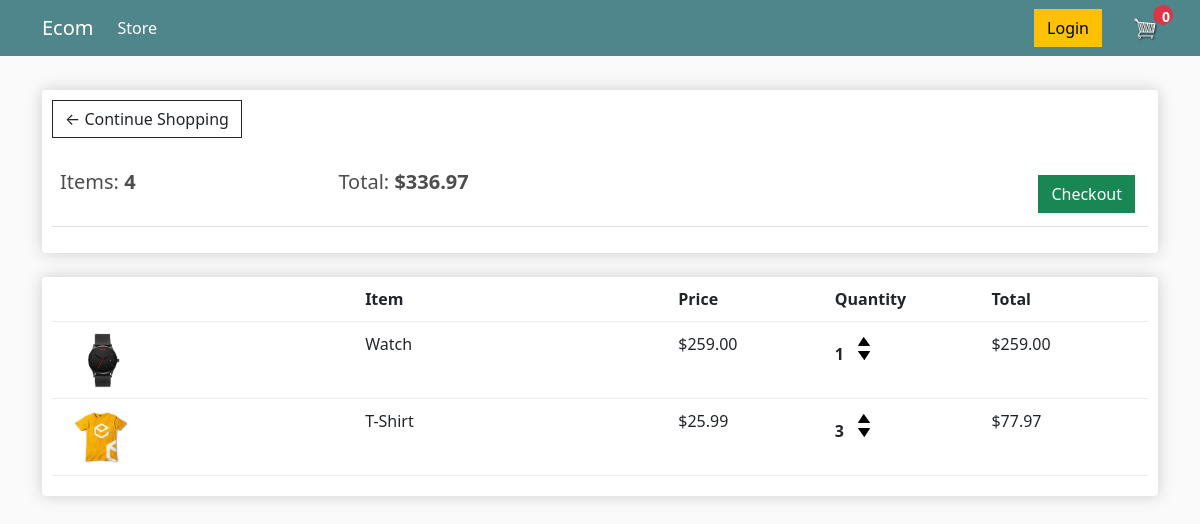
The page /cart/ (signed in) on the database as committed earlier.
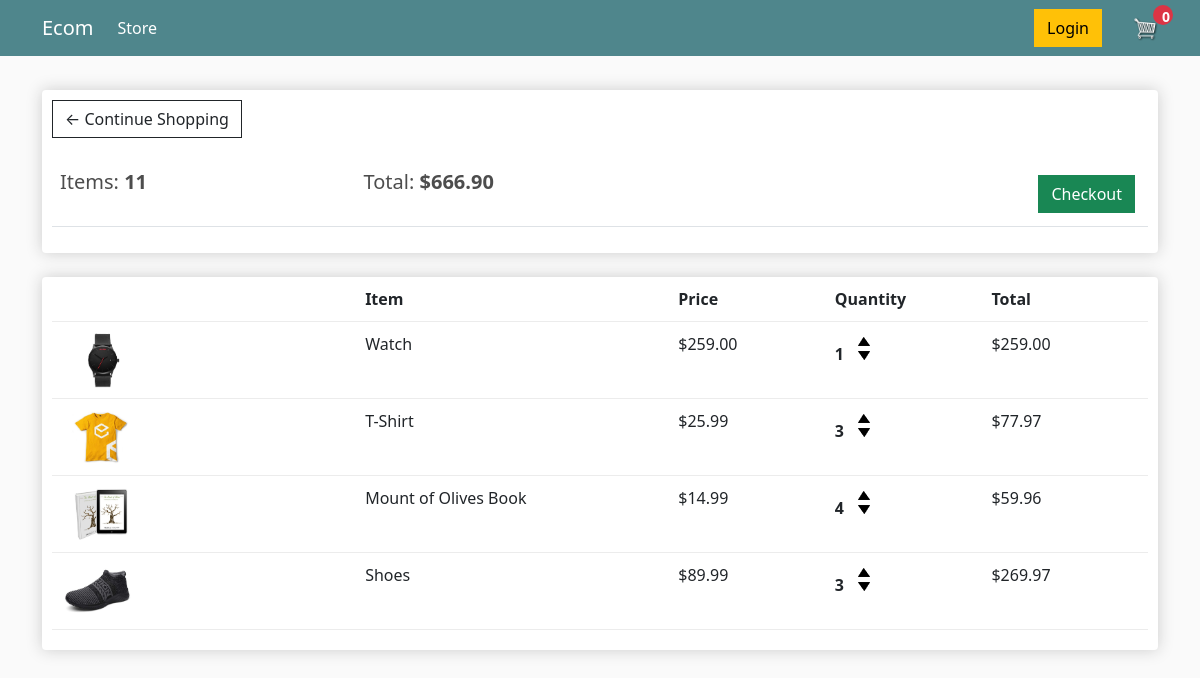
The same page on the database as committed later.
### store/models.py (models this page shows, shortened)
class Order(models.Model):
	customer = models.ForeignKey(Customer, on_delete=models.SET_NULL, null=True, blank=True)
	date_ordered = models.DateTimeField(auto_now_add=True)
	complete = models.BooleanField(default=False)
	transaction_id = models.CharField(max_length=100, null=True)
	@property
	def get_cart_total(self):
		orderitems = self.orderitem_set.all()
		total = sum([item.get_total for item in orderitems])
		return total
	@property
	def get_cart_items(self):
		orderitems = self.orderitem_set.all()
		total = sum([item.quantity for item in orderitems])
		return total

class OrderItem(models.Model):
	product = models.ForeignKey(Product, on_delete=models.SET_NULL, null=True)
	order = models.ForeignKey(Order, on_delete=models.SET_NULL, null=True)
	quantity = models.IntegerField(default=0, null=True, blank=True)
	date_added = models.DateTimeField(auto_now_add=True)
	@property
	def get_total(self):
		total = self.product.price * self.quantity
		return total

class Product(models.Model):
    name = models.CharField(max_length=200)
    price = models.FloatField()
    digital = models.BooleanField(default=False, null=True, blank=True)
    image = models.ImageField(null=True, blank=True)
    @property
    def imageURL(self):
        try:
            url = self.image.url
        except:
            url = ''
        return url

### store/views.py (the view)
# urls.py: path('cart/',views.cart ,name='cart' ),
def cart(request):
	if request.user.is_authenticated:
		customer = request.user.customer
		order, created = Order.objects.get_or_create(customer=customer, complete=False)
		items = order.orderitem_set.all()
	else:
		items = []
		order = {'get_cart_total':0, 'get_cart_items':0}
	context = {'items':items, 'order':order}
	return render(request, 'store/cart.html', context)

### store/templates/store/cart.html
{% extends 'store/main.html' %}
{% load static %}
{% block content %}
<div class="row">
    <div class="col-lg-12">
        <div class="box-element">
            <a class="btn btn-outline-dark" href="{% url 'store' %}">&#x2190; Continue Shopping</a>
            <br>
            <br>
            <table class="table">
                <tr>
                    <th>
                            <h5>Items: <strong>{{order.get_cart_items}}</strong></h5>
                    </th>
                    <th>
                        <h5>Total:<strong> ${{order.get_cart_total|floatformat:2}}</strong></h5>
                    </th>
                    <th>
                        <a style="float:right; margin:5px;" class="btn btn-success"
                            href="{% url 'checkout' %}">Checkout</a>
                    </th>
                </tr>
            </table>
        </div>
        <br>
<div class="box-element">
    <div class="cart-row">
        <div style="flex:2"></div>
        <div style="flex:2"><strong>Item</strong></div>
        <div style="flex:1"><strong>Price</strong></div>
        <div style="flex:1"><strong>Quantity</strong></div>
        <div style="flex:1"><strong>Total</strong></div>
    </div>
    {% for item in items %}
    <div class="cart-row">
        <div style="flex:2"><img class="row-image" src="{{item.product.imageURL}}"></div>
        <div style="flex:2">
            <p>{{ item.product.name }}</p>
        </div>
        <div style="flex:1">
            <p>${{ item.product.price|floatformat:2 }}</p>
        </div>
        <div style="flex:1">
            <p class="quantity">{{ item.quantity }}</p>
            <div class="quantity">
                <img class="chg-quantity" src="{% static  'images/arrow-up.png' %}">
                <img class="chg-quantity" src="{% static  'images/arrow-down.png' %}">
            </div>
        </div>
        <div style="flex:1">
            <p>${{item.get_total|floatformat:2}}</p>
        </div>
    </div>
    {% endfor %}
</div>
{% endblock content %}

### store/templates/store/main.html (shortened to what this page needs)
<!DOCTYPE html>
{% load static %}
<html lang="en">
<head>
    <link rel="stylesheet" href="https://cdn.jsdelivr.net/npm/bootstrap@5.3.0/dist/css/bootstrap.min.css">
    <link rel="stylesheet" type="text/css" href="{% static 'css/main.css' %}">
</head>
<body>
    <nav class="navbar navbar-expand-lg navbar-dark bg-dark">
        <div class="container">
            <a class="navbar-brand" href="{% url 'store' %}">Ecom</a>
            <div class="collapse navbar-collapse" id="navbarSupportedContent">
                <ul class="navbar-nav me-auto">
                    <li class="nav-item">
                        <a class="nav-link active" href="{% url 'store' %}">Store</a>
                    </li>
                </ul>
                <div class="d-flex align-items-center">
                    <a href="#" class="btn btn-warning me-3">Login</a>
                    <a href="{% url 'cart' %}" class="position-relative">
                        <img id="cart-icon" src="{% static 'images/cart.png' %}" width="30">
                        <span id="cart-total"
                            class="position-absolute top-0 start-100 translate-middle badge bg-danger">0</span>
                    </a>
                </div>
            </div>
        </div>
    </nav>
    <div class="container">
        <br>
        {% block content %}
        {% endblock content %}
    </div>
</body>
</html>

### static/css/main.css (style rules this page uses)
body { background-color: hsl(0, 0%, 98%); }
h1, h2, h3, h4, h5, h6 { color: hsl(0, 0%, 30%); }
.box-element { box-shadow: hsl(0, 0%, 80%) 0 0 16px; background-color: #fff; border-radius: 4px; padding: 10px; }
.bg-dark { background-color: #4f868c !important; }
#cart-icon { width: 25px; display: inline-block; margin-left: 15px; }
#cart-total { display: inline-block; text-align: center; color: #fff; background-color: red; width: 20px; height: 20px; border-radius: 50%; font-size: 14px; margin-left: 5px; }
.col-lg-4, .col-lg-6, .col-lg-8, .col-lg-12 { margin-top: 10px; }
.btn { border-radius: 0; }
.row-image { width: 100px; }
.cart-row { display: flex; align-items: flex-stretch; padding-bottom: 10px; margin-bottom: 10px; border-bottom: 1px solid #ececec; }
.quantity { display: inline-block; font-weight: 700; padding-right: 10px; }
.chg-quantity { width: 12px; cursor: pointer; display: block; margin-top: 5px; transition: .1s; }

Rows that differ between the two databases and show on the page:
computed for Order: get_cart_items "4" → "11"; get_cart_total "336.97" → "666.90"
added OrderItem: product.imageURL (picture), product.name "Mount of Olives Book", product.price "14.99", quantity "4", get_total "59.96"
added OrderItem: product.imageURL (picture), product.name "Shoes", product.price "89.99", quantity "3", get_total "269.97"
